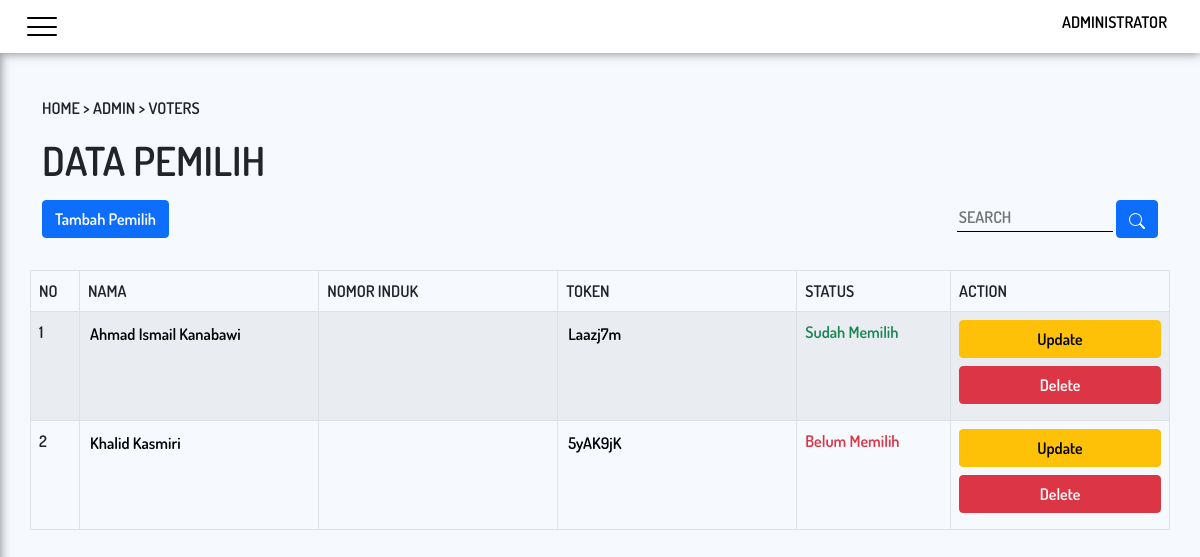
Before: /admin/voters.php with the older database file.
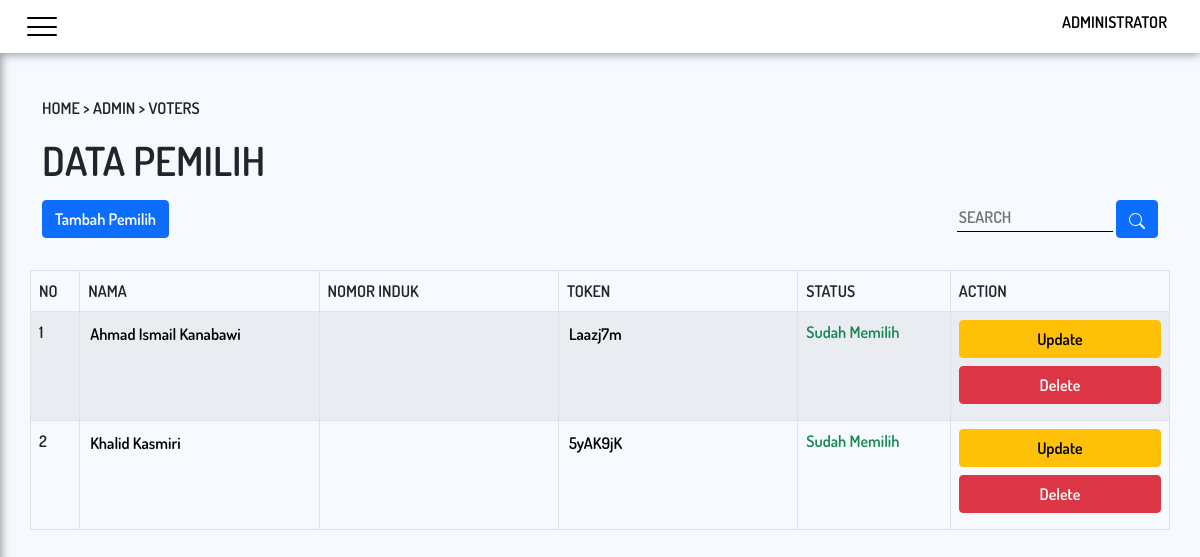
After: the same page with the newer database file.
### tables this page shows
CREATE TABLE `data_induk_pemilih` (
  `id_voter` int(4) NOT NULL,
  `nim` varchar(13) NOT NULL,
  `name` varchar(60) NOT NULL,
  `grade` int(2) NOT NULL,
  `email` varchar(50) NOT NULL,
  `voter_token` varchar(30) NOT NULL,
  `activation_status` int(1) NOT NULL DEFAULT 0,
  `is_voted` int(1) NOT NULL
);

### admin/voters.php (the view, shortened to what this page needs)
<?php
function query($query)
{
    $result = mysqli_query($GLOBALS['conn'], $query);
    $rows = [];
    while ($row = mysqli_fetch_assoc($result)) {
        $rows[] = $row;
    }
    return $rows;
}
$voters_data = query("SELECT * FROM data_induk_pemilih");
?>
<!DOCTYPE html>
<html lang="en">
<head>
    <link rel="stylesheet" href="../aset/css/bootstrap.css">
    <link rel="stylesheet" href="../aset/css/style.css">
</head>
<body>
    <nav class="navbar fixed-top" id="navbar" data-scroll-index="0">
        <div class="container-fluid">
            <button class="navbar-toggler" type="button" data-bs-toggle="collapse" data-bs-target="#navbarNav" aria-controls="navbarNav" aria-expanded="false" aria-label="Toggle navigation">
                <span></span>
                <span></span>
                <span></span>
            </button>
            <h1 class="navbar-brand">ADMINISTRATOR</h1>
        </div>
    </nav>
    <section class="jumbotron-2 mt-5 pt-5">
        <div class="container">
            <div class="row">
                <p>
                    <a href="../">HOME</a> >
                    <a href="dashboard">ADMIN</a> >
                    VOTERS
                </p>
            </div>
        </div>
    </section>
    <section class="data-voters">
        <div class="container">
            <div class="row">
                <h1 class="mb-3">DATA PEMILIH</h1>
            </div>
            <div class="row">
                <div class="col-md-6 add-voters mb-3">
                    <a class="btn btn-md btn-primary" href="add-voters">
                        Tambah Pemilih
                    </a>
                </div>
                <div class="col-md-6 search-voters">
                    <form action="#">
                        <input type="search" name="" id="" placeholder="SEARCH">
                        <button type="submit" class="btn btn-md btn-primary">
                        </button>
                    </form>
                </div>
            </div>
            <div class="row">
                <table class="table table-striped table-hover table-bordered mt-3">
                    <thead>
                        <tr>
                            <th scope="col">NO</th>
                            <th scope="col">NAMA</th>
                            <th scope="col">NOMOR INDUK</th>
                            <th scope="col">TOKEN</th>
                            <th scope="col">STATUS</th>
                            <th scope="col">ACTION</th>
                        </tr>
                    </thead>
                    <tbody>
                        <?php $i = 1; ?>
                        <?php foreach ($voters_data as $voter) { ?>
                            <tr>
                                <th scope="row">
                                    <?= $i ?>
                                </th>
                                <td>
                                    <input type="text" value="<?= $voter['name']; ?>">
                                </td>
                                <td>
                                    <input type="text" value="<?= $voter['identity_number']; ?>">
                                </td>
                                <td>
                                    <input type="text" value="<?= $voter['voter_token']; ?>">
                                </td>
                                <td>
                                    <?php
                                    $isvoted = $voter['is_voted'];
                                    if ($isvoted == 1) {
                                    ?>
                                        <p class="text-success">Sudah Memilih</p>
                                    <?php
                                    } else {
                                    ?>
                                        <p class="text-danger">Belum Memilih</p>
                                    <?php
                                    }
                                    ?>
                                </td>
                                <td>
                                    <button class="btn btn-md btn-warning w-100 mb-2">
                                        Update
                                    </button>
                                    <button class="btn btn-md btn-danger w-100 mb-2">
                                        Delete
                                    </button>
                                </td>
                            </tr>
                        <?php $i = $i + 1?>
                        <?php } ?>
                    </tbody>
                </table>
            </div>
        </div>
    </section>
</body>
</html>

### aset/css/style.css (style rules this page uses)
* { margin: 0; padding: 0; }
body { background-color: #f6f9fd; overflow-x: hidden; }
a { color: inherit; text-decoration: inherit; font-style: inherit; }
.navbar { background-color: rgb(255, 255, 255); box-shadow: 0 0 10px rgba(0, 0, 0, 0.5); z-index: 99; color: black; overflow-x: hidden; }
.navbar .navbar-brand { opacity: 1; font-size: 1em; padding: 5px; font-family: Dosis-semiBold; }
.navbar-toggler { box-shadow: none !important; border: none; display: flex; flex-direction: column; position: relative; }
.navbar-toggler span { width: 30px; height: 2.1px; border-radius: 10px; display: absolute; background-color: black; margin: 3px; transition: 0.5s; }
.navbar-toggler span:nth-child(1) { transform-origin: center; animation: navtogspan1 1s ease-in-out forwards; }
.navbar-toggler span:nth-child(2) { transform-origin: center; animation: navtogspan2 1s ease-in-out forwards; transition: 0.5s; }
.navbar-toggler span:nth-child(3) { transform-origin: center; animation: navtogspan3 1s ease-in-out forwards; }
.data-voters { font-family: Dosis-semiBold; }
.data-voters .search-voters { text-align: right; }
.data-voters .search-voters input { background-color: transparent; border: none; border-bottom: 1px solid black; padding: 2px; outline: none; }
.data-voters .table input { background-color: transparent; border: none; padding: 2px; outline: none; }
.data-voters .row:nth-child(3) { -ms-overflow-style: none; scrollbar-width: none; overflow: scroll; }
@media screen and (min-width: 576px) { .data-voters .search-voters { text-align: left; } }
@media screen and (min-width: 768px) { .data-voters .search-voters { text-align: right; } }
.add-voters { font-family: Dosis-semiBold; }
.jumbotron-2 { font-family: Dosis-semiBold;; }

Changed rows visible on the page:
changed data_induk_pemilih "Khalid Kasmiri": is_voted "Belum Memilih" → "Sudah Memilih"
